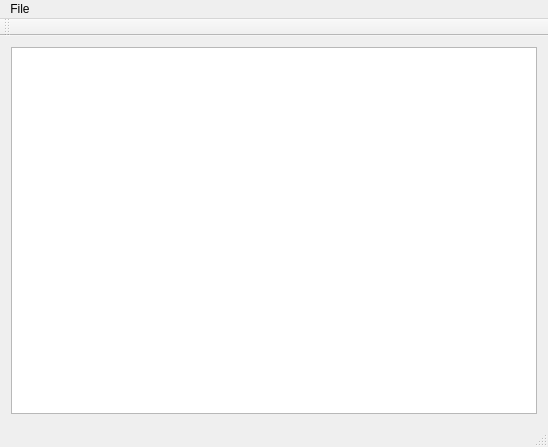
<?xml version="1.0" encoding="UTF-8"?>
<ui version="4.0">
 <class>MainWindow</class>
 <widget class="QMainWindow" name="MainWindow">
  <property name="geometry">
   <rect>
    <x>0</x>
    <y>0</y>
    <width>548</width>
    <height>447</height>
   </rect>
  </property>
  <property name="windowTitle">
   <string>Visual LDD</string>
  </property>
  <property name="windowIcon">
   <iconset resource="resources.qrc">
    <normaloff>:/icons/AppIcon</normaloff>:/icons/AppIcon</iconset>
  </property>
  <widget class="QWidget" name="centralWidget">
   <layout class="QGridLayout" name="gridLayout">
    <item row="0" column="0">
     <widget class="QTreeView" name="treeView"/>
    </item>
   </layout>
  </widget>
  <widget class="QMenuBar" name="menuBar">
   <property name="geometry">
    <rect>
     <x>0</x>
     <y>0</y>
     <width>548</width>
     <height>18</height>
    </rect>
   </property>
   <widget class="QMenu" name="menuFile">
    <property name="title">
     <string>File</string>
    </property>
    <addaction name="actionLoad"/>
   </widget>
   <addaction name="menuFile"/>
  </widget>
  <widget class="QToolBar" name="mainToolBar">
   <attribute name="toolBarArea">
    <enum>TopToolBarArea</enum>
   </attribute>
   <attribute name="toolBarBreak">
    <bool>false</bool>
   </attribute>
  </widget>
  <widget class="QStatusBar" name="statusBar"/>
  <action name="actionLoad">
   <property name="text">
    <string>Load...</string>
   </property>
  </action>
 </widget>
 <layoutdefault spacing="6" margin="11"/>
 <resources>
  <include location="resources.qrc"/>
 </resources>
 <connections>
  <connection>
   <sender>actionLoad</sender>
   <signal>activated()</signal>
   <receiver>MainWindow</receiver>
   <slot>fileOpen()</slot>
   <hints>
    <hint type="sourcelabel">
     <x>-1</x>
     <y>-1</y>
    </hint>
    <hint type="destinationlabel">
     <x>223</x>
     <y>157</y>
    </hint>
   </hints>
  </connection>
 </connections>
</ui>
